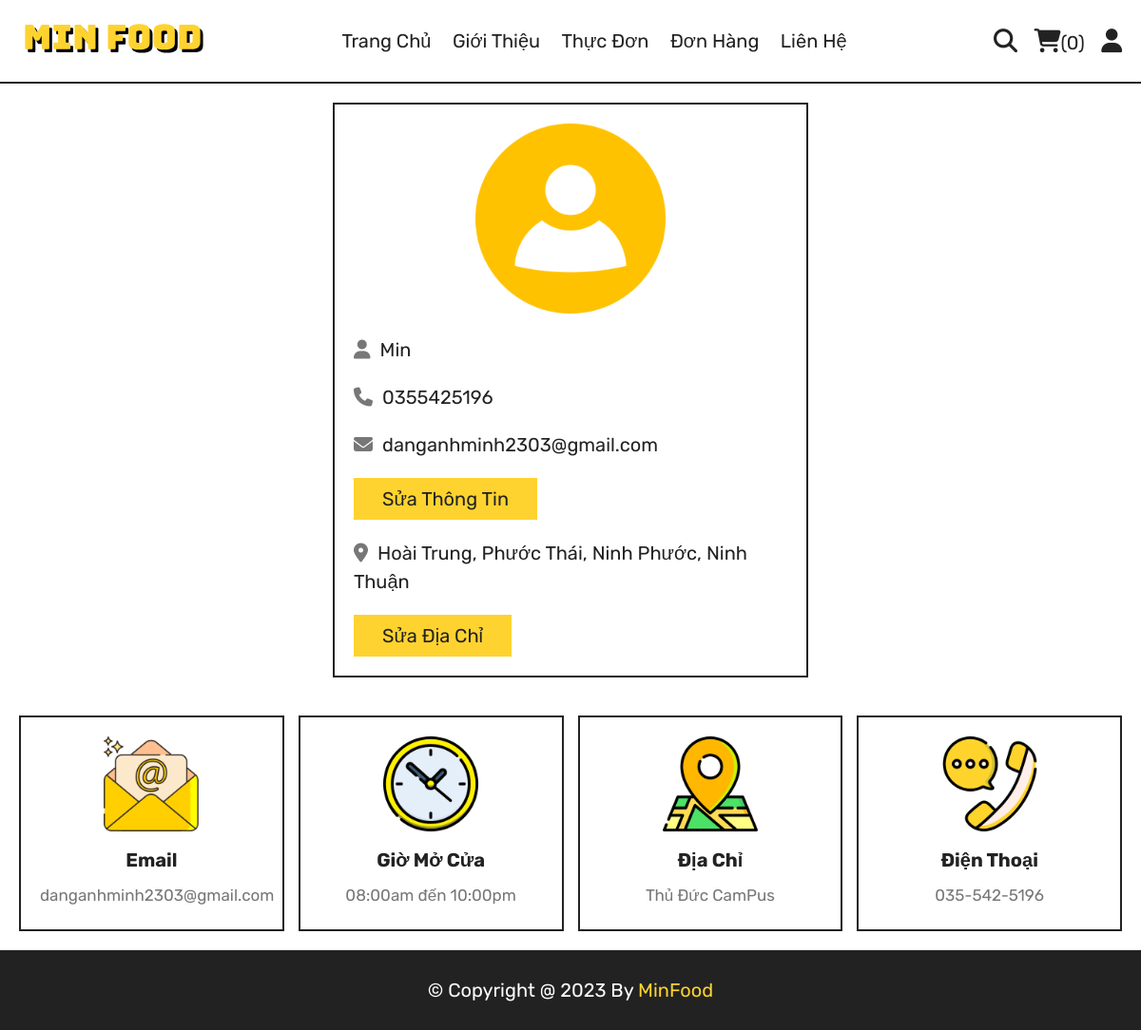
The app's page /profile.php (signed in) with its own data.
### tables this page shows
CREATE TABLE `users` (
  `id` int(100) NOT NULL,
  `name` varchar(20) NOT NULL,
  `email` varchar(50) NOT NULL,
  `number` varchar(10) NOT NULL,
  `password` varchar(50) NOT NULL,
  `address` varchar(500) NOT NULL
);

### profile.php (the view, shortened to what this page needs)
<?php
include 'components/connect.php';
?>
<!DOCTYPE html>
<html lang="en">
<head>
   <link rel="stylesheet" href="https://cdnjs.cloudflare.com/ajax/libs/font-awesome/6.1.1/css/all.min.css">
   <link rel="stylesheet" href="css/style.css">
</head>
<body>
<?php include 'components/user_header.php'; ?>
<section class="user-details">
   <div class="user">
      <img src="images/user.png" alt="">
      <p><i class="fas fa-user"></i><span><span><?= $fetch_profile['name']; ?></span></span></p>
      <p><i class="fas fa-phone"></i><span><?= $fetch_profile['number']; ?></span></p>
      <p><i class="fas fa-envelope"></i><span><?= $fetch_profile['email']; ?></span></p>
      <a href="update_profile.php" class="btn">Sửa Thông Tin</a>
      <p class="address"><i class="fas fa-map-marker-alt"></i><span><?php if($fetch_profile['address'] == ''){echo 'Vui lòng nhập địa chỉ của bạn';}else{echo $fetch_profile['address'];} ?></span></p>
      <a href="update_address.php" class="btn">Sửa Địa Chỉ</a>
   </div>
</section>
<?php include 'components/footer.php'; ?>
</body>
</html>

### css/style.css (style rules this page uses)
:root { --yellow:#fed330; --red:#e74c3c; --white:#fff; --black:#222; --light-color:#777; --border:.2rem solid var(--black); }
* { font-family: 'Rubik', sans-serif; margin:0; padding:0; box-sizing: border-box; outline: none; border: none; text-decoration: none; }
html { font-size: 62.5%; overflow-x: hidden; scroll-behavior: smooth; stop-opacity: 7rem; }
section { margin:0 auto; max-width: 1200px; padding:2rem; }
.btn, .delete-btn { margin-top: 1rem; display: inline-block; font-size: 2rem; padding:1rem 3rem; cursor: pointer; text-transform: capitalize; transition: .2s linear; }
.btn { background-color: var(--yellow); color:var(--black); }
.user-details .user { max-width: 50rem; margin:0 auto; border:var(--border); padding:2rem; }
.user-details .user img { width: 100%; height: 20rem; object-fit: contain; margin-bottom: 1rem; }
.user-details .user p { padding:1rem 0; line-height: 1.5; font-size: 2rem; }
.user-details .user p span { color:var(--black); }
.user-details .user p i { margin-right: 1rem; color:var(--light-color); }
.user-details .user .address { margin-top: 1rem; }

### records on screen
users: name "Min", number "0355425196", email "danganhminh2303@gmail.com", address "Hoài Trung, Phước Thái, Ninh Phước, Ninh Thuận"

### other values on screen
$total_cart_items "0"
